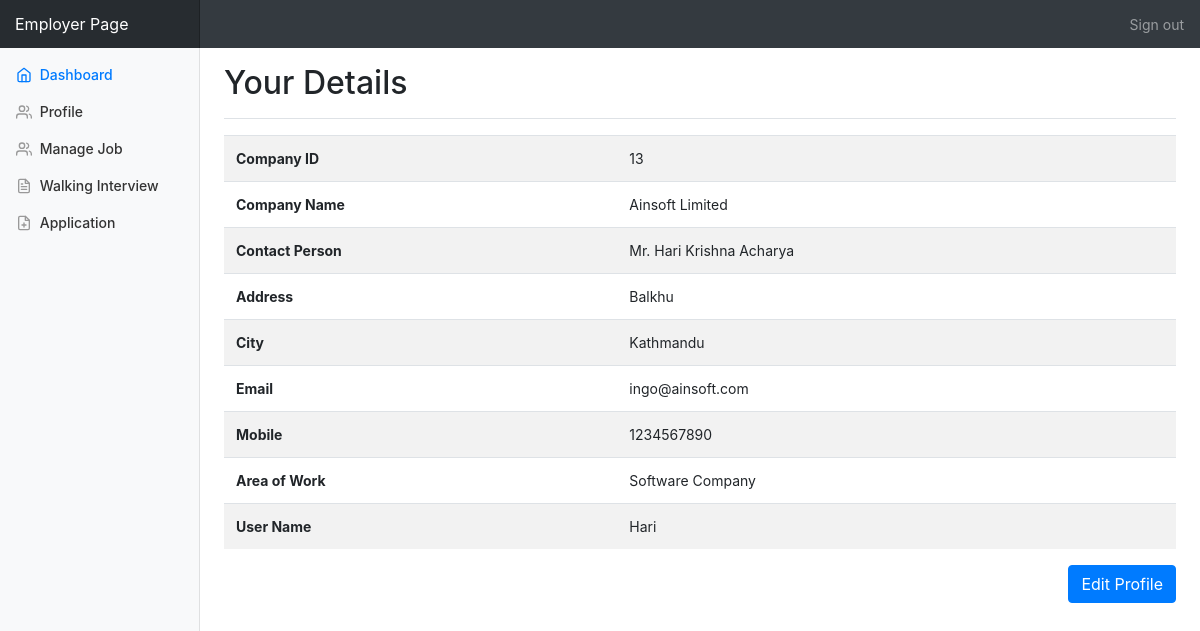
The app's page /employer/Profile.php (signed in) with its own data.
### tables this page shows
CREATE TABLE `employer_reg` (
  `Employer_Id` int(11) NOT NULL,
  `CompanyName` varchar(255) NOT NULL,
  `ContactPerson` varchar(255) NOT NULL,
  `Address` varchar(255) NOT NULL,
  `City` varchar(255) NOT NULL,
  `Email` varchar(255) NOT NULL,
  `Mobile` varchar(255) NOT NULL,
  `Area_Work` varchar(255) NOT NULL,
  `Status` varchar(255) NOT NULL,
  `UserName` varchar(255) NOT NULL,
  `Password` varchar(255) NOT NULL,
  `Question` varchar(255) NOT NULL,
  `Answer` varchar(255) NOT NULL
);

### employer/profile.php (the view, shortened to what this page needs)
<!doctype html>
<html lang="en">
<head>
  <link rel="stylesheet" href="https://maxcdn.bootstrapcdn.com/bootstrap/4.5.2/css/bootstrap.min.css">
  <link href="./css/dashboard.css" rel="stylesheet">
</head>
<body>
  <nav class="navbar navbar-dark sticky-top bg-dark flex-md-nowrap p-0">
    <a class="navbar-brand col-sm-3 col-md-2 mr-0" href="#">Employer Page</a>
    <ul class="navbar-nav px-3">
      <li class="nav-item text-nowrap">
        <a class="nav-link" href="logout.php">Sign out</a>
      </li>
    </ul>
  </nav>
  <div class="container-fluid">
    <div class="row">
      <nav class="col-md-2 d-none d-md-block bg-light sidebar">
        <div class="sidebar-sticky">
          <ul class="nav flex-column">
            <li class="nav-item">
              <a class="nav-link active" href="index.php">
                <span data-feather="home"></span>
                Dashboard <span class="sr-only">(current)</span>
              </a>
            </li>
            <li class="nav-item">
              <a class="nav-link" href="profile.php">
                <span data-feather="users"></span>
                Profile
              </a>
            </li>
            <li class="nav-item">
              <a class="nav-link" href="managejob.php">
                <span data-feather="users"></span>
                Manage Job
              </a>
            </li>
            <ul class="nav flex-column mb-2">
              <li class="nav-item">
                <a class="nav-link" href="walking.php">
                  <span data-feather="file-text"></span>
                  Walking Interview
                </a>
              </li>
              <li class="nav-item">
                <a class="nav-link" href="application.php">
                  <span data-feather="file-plus"></span>
                  Application
                </a>
              </li>
            </ul>
        </div>
      </nav>
      <main role="main" class="col-md-9 ml-sm-auto col-lg-10 pt-3 px-4">
  <div class="d-flex justify-content-between flex-wrap flex-md-nowrap align-items-center pb-2 mb-3 border-bottom">
    <h1 class="h2">Your Details</h1>
  </div>
  <?php
    $id = $_SESSION['id'];
    include 'connection/db.php';
    $sql = "SELECT * FROM employer_reg WHERE Employer_Id=$id";
    $result = mysqli_query($conn, $sql);
    $row = mysqli_fetch_array($result);
  ?>
  <table class="table table-striped">
    <tbody>
      <tr>
        <th scope="row">Company ID</th>
        <td><?php echo $row['Employer_Id']; ?></td>
      </tr>
      <tr>
        <th scope="row">Company Name</th>
        <td><?php echo $row['CompanyName']; ?></td>
      </tr>
      <tr>
        <th scope="row">Contact Person</th>
        <td><?php echo $row['ContactPerson']; ?></td>
      </tr>
      <tr>
        <th scope="row">Address</th>
        <td><?php echo $row['Address']; ?></td>
      </tr>
      <tr>
        <th scope="row">City</th>
        <td><?php echo $row['City']; ?></td>
      </tr>
      <tr>
        <th scope="row">Email</th>
        <td><?php echo $row['Email']; ?></td>
      </tr>
      <tr>
        <th scope="row">Mobile</th>
        <td><?php echo $row['Mobile']; ?></td>
      </tr>
      <tr>
        <th scope="row">Area of Work</th>
        <td><?php echo $row['Area_Work']; ?></td>
      </tr>
      <tr>
        <th scope="row">User Name</th>
        <td><?php echo $row['UserName']; ?></td>
      </tr>
    </tbody>
  </table>
  <div class="d-flex justify-content-end">
    <a href="EditProfile.php?EmployerId=<?php echo $row['Employer_Id']; ?>" class="btn btn-primary">Edit Profile</a>
  </div>
</main>
    </div>
  </div>
</body>
</html>

### employer/css/dashboard.css (style rules this page uses)
body { font-size: .875rem; }
.feather { width: 16px; height: 16px; vertical-align: text-bottom; }
.sidebar { position: fixed; top: 0; bottom: 0; left: 0; z-index: 100; padding: 0; box-shadow: inset -1px 0 0 rgba(0, 0, 0, .1); }
.sidebar-sticky { position: -webkit-sticky; position: sticky; top: 48px; height: calc(100vh - 48px); padding-top: .5rem; overflow-x: hidden; overflow-y: auto; }
.sidebar .nav-link { font-weight: 500; color: #333; }
.sidebar .nav-link .feather { margin-right: 4px; color: #999; }
.sidebar .nav-link.active { color: #007bff; }
.sidebar .nav-link:hover .feather, .sidebar .nav-link.active .feather { color: inherit; }
.navbar-brand { padding-top: .75rem; padding-bottom: .75rem; font-size: 1rem; background-color: rgba(0, 0, 0, .25); box-shadow: inset -1px 0 0 rgba(0, 0, 0, .25); }
.border-bottom { border-bottom: 1px solid #e5e5e5; }

### records on screen
employer_reg: Employer_Id "13", CompanyName "Ainsoft Limited", ContactPerson "Mr. Hari Krishna Acharya", Address "Balkhu", City "Kathmandu", Email "ingo@ainsoft.com", Mobile "1234567890", Area_Work "Software Company", UserName "Hari"
